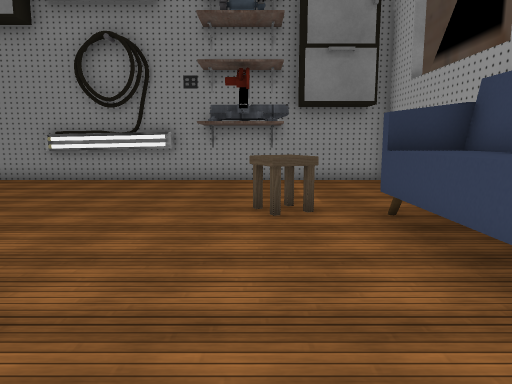
[1] (above)

12 first-person views from a walk through a scene from a Unity 3-D project. The camera is 1.4 m above the floor, tilts 8° down and sees 70° across. The floor is counted in squares, 1 m on a side. Each view is taken from the middle of a square. On the plan, view 1 faces up. The plan holds only what a view shows up to about 16 squares ahead; the rest is blank. Some surface patterns are stand-ins.

[2]
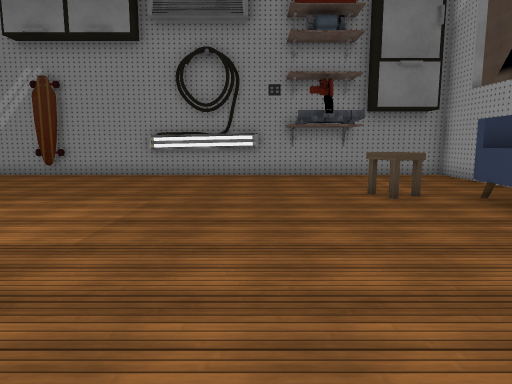

[3]
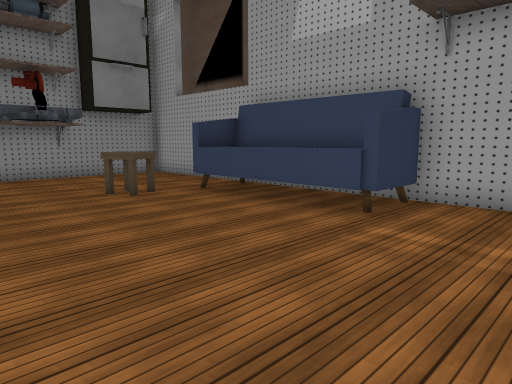

[4]
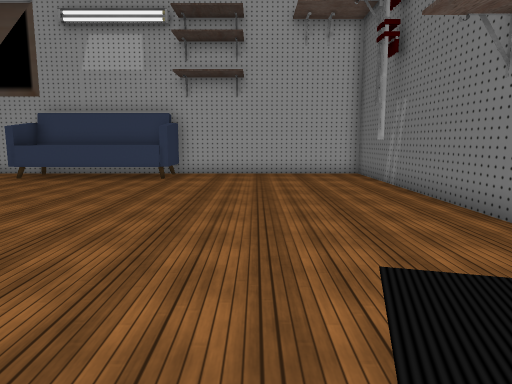

[5]
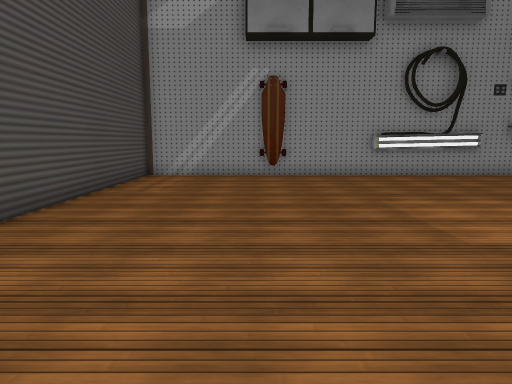

[6]
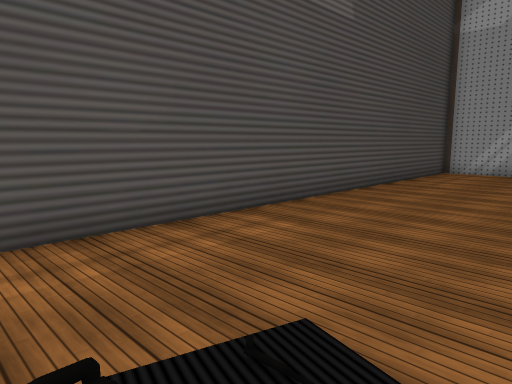

[7]
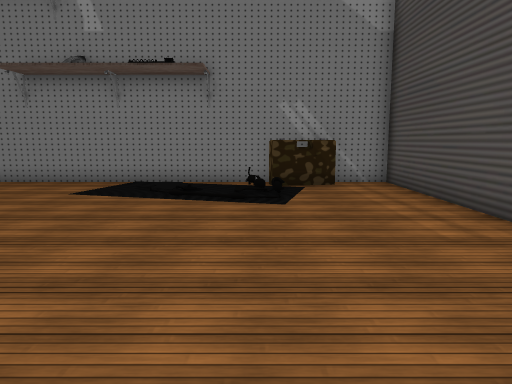

[8]
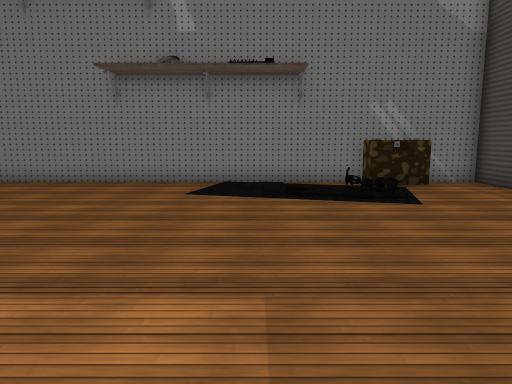

[9]
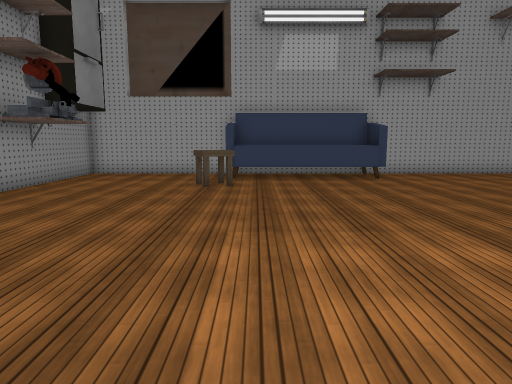

[10]
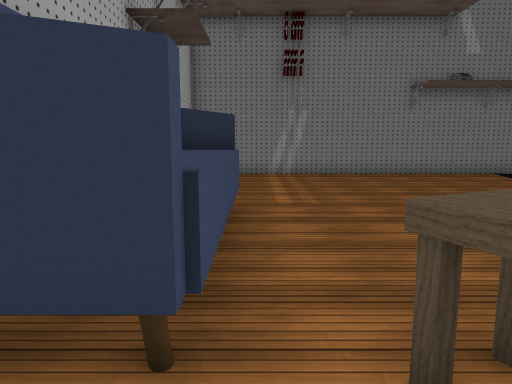

[11]
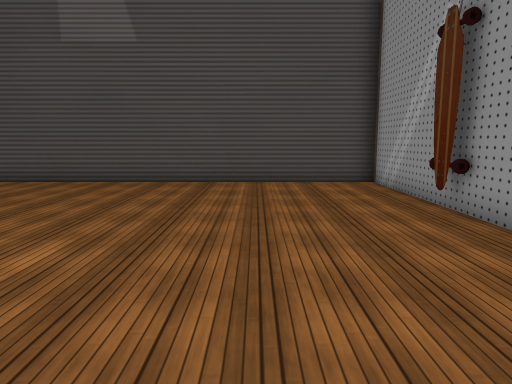

[12]
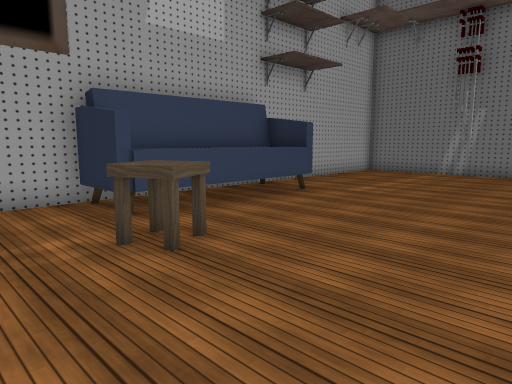

### Floor plan
Points are (right, up) in squares from view 1. A wall is a line through its corners. A room is listed if a view was taken in it or the views show most of it. See-through windows are left out.
Room 1 (views 1, 2, 3, 4, 5, 6, 7, 8, 9, 10, 11, 12)
walls: (-2.9, 12.7) (-7.4, 12.7); (-10.8, 12.7) (-11.9, 12.7); (-13.8, -5.4) (-13.7, -6); (-13.8, -5.7) (-13.2, -5.6); (-14.6, -5.6) (-12.5, -5.2) (-12.4, -5.8); (-16.4, -6.4) (4.7, -6.4) (4.7, 13) (-16.4, 13) (-16.4, -6.4)
objects: carpet (-12, -4); carpet (-10, -4); stool (0, 7) to (1, 8); sofa (2, 1) to (4, 7)

Where each view was taken, in squares from view 1:
view 1: 0 up, 0 right, facing up
view 2: 2 down, 3 left, facing up
view 3: 2 down, 4 left, facing up-right
view 4: 2 down, 11 left, facing right
view 5: 2 down, 12 left, facing up
view 6: 4 down, 11 left, facing up-left
view 7: 6 up, 12 left, facing down
view 8: 6 up, 9 left, facing down
view 9: 6 up, 11 left, facing right
view 10: 9 up, 2 right, facing down
view 11: 9 up, 4 left, facing left
view 12: 10 up, 4 left, facing down-right
